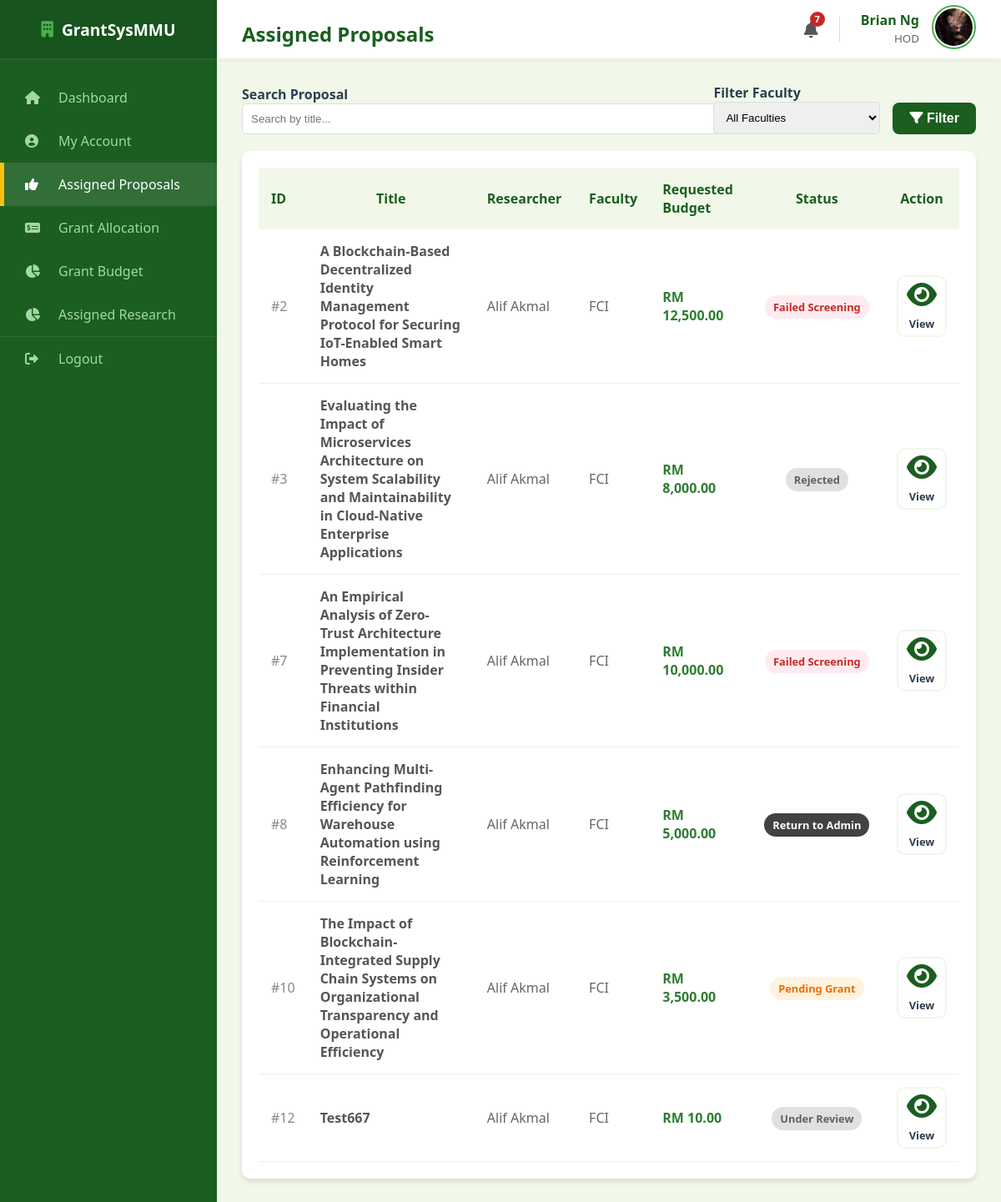
/hod/proposals (signed in), run on an earlier commit of the app's database.
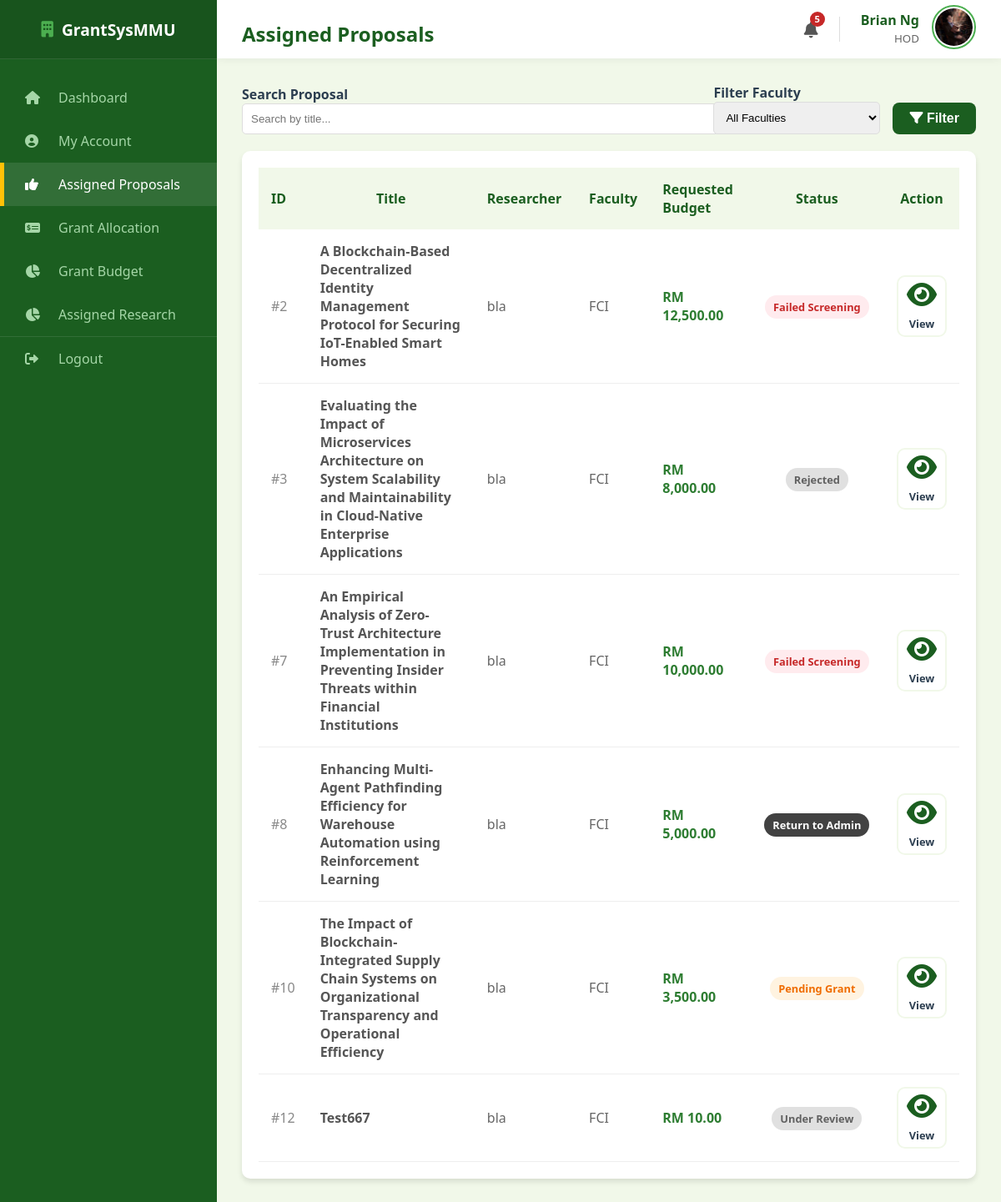
And on a later commit of the database.
### models.py (models this page shows, shortened)
class Proposal(db.Model):
    __tablename__ = "proposal"
    proposal_id = db.Column(db.Integer, primary_key=True)
    title = db.Column(db.String(255), nullable=False)
    research_area = db.Column(db.String(100), nullable=False, default="General")
    requested_budget = db.Column(db.Float, nullable=False)
    status = db.Column(db.String(30), nullable=False, default="Draft")
    submission_date = db.Column(db.Date, default=malaysia_now)
    document_file = db.Column(db.String(100), nullable=True)
    review_score = db.Column(db.Integer, nullable=True)
    review_feedback = db.Column(db.Text, nullable=True)
    review_draft = db.Column(db.Text, nullable=True)
    researcher_id = db.Column(
        db.Integer, db.ForeignKey("researcher.researcher_id"), nullable=False
    )
    cycle_id = db.Column(
        db.Integer, db.ForeignKey("grant_cycle.cycle_id"), nullable=False
    )
    assigned_reviewer_id = db.Column(
        db.Integer, db.ForeignKey("reviewer.reviewer_id"), nullable=True
    )
    assigned_hod_id = db.Column(db.Integer, db.ForeignKey("hod.hod_id"), nullable=True)
    reviewer = db.relationship("Reviewer", foreign_keys=[assigned_reviewer_id])
    hod = db.relationship("HOD", foreign_keys=[assigned_hod_id])
    deadlines = db.relationship(
        "Deadline", backref="proposal", cascade="all, delete-orphan"
    )

class User(db.Model):
    __tablename__ = "user"
    mmu_id = db.Column(db.String(15), primary_key=True)
    name = db.Column(db.String(150), nullable=False)
    email = db.Column(db.String(100), unique=True, nullable=False)
    password = db.Column(db.String(100), nullable=False)
    faculty = db.Column(db.String(100), nullable=False)
    user_role = db.Column(db.String(25), nullable=False)
    profile_image = db.Column(db.String(20), nullable=False, default="default.jpg")
    phone_number = db.Column(db.String(20), nullable=True)
    admin_profile = db.relationship(
        "Admin", backref="user_info", uselist=False, cascade="all, delete-orphan"
    )
    researcher_profile = db.relationship(
        "Researcher", backref="user_info", uselist=False, cascade="all, delete-orphan"
    )
    reviewer_profile = db.relationship(
        "Reviewer", backref="user_info", uselist=False, cascade="all, delete-orphan"
    )
    hod_profile = db.relationship(
        "HOD", backref="user_info", uselist=False, cascade="all, delete-orphan"
    )

### routes/hod_routes.py (the view)
@hod_bp.route("/hod/proposals")
def hod_assigned_proposals():
    if session.get("role") != "HOD":
        return redirect(url_for("hod.hod_login"))
    current_hod = HOD.query.filter_by(mmu_id=session["user_id"]).first()
    search_query = request.args.get("search", "")
    filter_faculty = request.args.get("faculty", "")
    page = request.args.get("page", 1, type=int)
    per_page = 8
    query = (
        Proposal.query.filter(
            Proposal.assigned_hod_id == current_hod.hod_id,
            ~Proposal.status.in_(["Approved", "Completed", "Terminated"]),
        )
        .join(Researcher)
        .join(User)
    )
    if search_query:
        query = query.filter(Proposal.title.ilike(f"%{search_query}%"))
    if filter_faculty:
        query = query.filter(User.faculty == filter_faculty)
    pagination = query.paginate(page=page, per_page=per_page, error_out=False)
    return render_template(
        "hod_assigned_proposals.html",
        proposals=pagination.items,
        pagination=pagination,
        user=User.query.get(session["user_id"]),
        faculties=Faculty.query.all(),
    )

### main.py (called while the page is built)
@app.context_processor
def inject_notifications():
    if "user_id" in session:
        unread = Notification.query.filter_by(recipient_id=session["user_id"], is_read=False).count()
        return dict(unread_notifications=unread)
    return dict(unread_notifications=0)

### templates/hod_assigned_proposals.html (shortened to what the changed rows need)
<!DOCTYPE html>
<html lang="en">
<head>
    <link rel="stylesheet" type="text/css" href="{{ url_for('static', filename='style.css') }}">
    <link rel="stylesheet" href="https://cdnjs.cloudflare.com/ajax/libs/font-awesome/6.0.0/css/all.min.css">
</head>
<body>
    <div class="dashboard-container">
        <div class="main-content">
            <div class="top-bar">
                <h2>Assigned Proposals</h2>
                <div style="display: flex; align-items: center; gap: 25px;">
                    <a href="{{ url_for('auth.view_notifications') }}"
                        style="position: relative; color: #555; font-size: 1.2rem; text-decoration: none;">
                        <i class="fas fa-bell"></i>
                        {% if unread_notifications > 0 %}
                        <span
                            style="position: absolute; top: -8px; right: -8px; background: #c62828; color: white; border-radius: 50%; width: 18px; height: 18px; font-size: 0.7rem; display: flex; align-items: center; justify-content: center; font-weight: bold;">
                            {{ unread_notifications }}
                        </span>
                        {% endif %}
                    </a>
                </div>
            </div>
            <div class="content-wrapper">
                <div class="table-card">
                    <table style="width: 100%; border-collapse: collapse;">
                        <thead>
                            <tr style="background: #f1f8e9; color: #1b5e20;">
                                <th style="padding: 15px; width:5%; text-align: left;">ID</th>
                                <th style="padding: 15px; width:30%; text-align: center;">Title</th>
                                <th style="padding: 15px; width:15%; text-align: left;">Researcher</th>
                                <th style="padding: 15px; width:5%; text-align: left;">Faculty</th>
                                <th style="padding: 15px; width:15%; text-align: left;">Requested Budget</th>
                                <th style="padding: 15px; width:20%; text-align: center;">Status</th>
                                <th style="padding: 15px; width:10%; text-align: center;">Action</th>
                            </tr>
                        </thead>
                        <tbody>
                            {% for p in proposals %}
                            <tr style="border-bottom: 1px solid #eee;">
                                <td style="padding: 15px; color: #888;">#{{ p.proposal_id }}</td>
                                <td style="padding: 15px; font-weight: bold; color: #555;">{{ p.title }}</td>
                                <td style="padding: 15px; color: #666;">{{ p.researcher.user_info.name }}</td>
                                <td style="padding: 15px; color: #666;">{{ p.researcher.user_info.faculty }}</td>
                                <td style="padding: 15px; font-weight: bold; color: #2e7d32;">RM {{ "{:,.2f}".format(p.requested_budget) }}</td>
                                <td style="padding: 15px; text-align: center;">
                                    <span style="
                                        white-space: nowrap;
                                        padding: 5px 10px; border-radius: 15px; font-size: 0.8rem; font-weight: bold;
                                        {% if p.status == 'Passed Screening' %}
                                            background: #e3f2fd; color: #1565c0;
                                        {% elif p.status == 'Failed Screening' %}
                                            background: #ffebee; color: #c62828;
                                        {% elif p.status == 'Return for Reassignment' %}
                                            background:#424242; color:#fff;
                                        {% elif p.status == 'Pending HOD Approval' %}
                                            background:#d8bfd8; color:#50404d;
                                        {% elif p.status == 'Pending Grant' %}
                                            background:#fff3e0; color:#ef6c00;
                                        {% elif p.status == 'Approved' %}
                                            background:#e8f5e9; color:#2e7d32;
                                        {% else %}
                                            background:#e0e0e0; color:#616161;
                                        {% endif %}
                                    ">
                                        {% if p.status == 'Return for Reassignment' %}
                                            Return to Admin
                                        {% else %}
                                            {{ p.status }}
                                        {% endif %}
                                    </span>
                                </td>
                                <td style="padding: 15px; text-align: center;">
                                    <a href="{{ url_for('hod.hod_view_proposal', proposal_id=p.proposal_id) }}"
                                        class="btn-outline" style="padding: 5px 10px; font-size: 0.8rem;">
                                        <i class="fas fa-eye"></i> View
                                    </a>
                                </td>
                            </tr>
                            {% else %}
                            <tr>
                                <td colspan="7" style="padding: 20px; text-align: center; color: #777;">No proposals assigned to you yet.</td>
                            </tr>
                            {% endfor %}
                        </tbody>
                    </table>
                </div>
            </div>
        </div>
    </div>
</body>
</html>

What changed in the data, as far as the page shows it:
changed through a linked row, Proposal id 2: researcher.user_info.name "Alif Akmal" → "bla"
changed through a linked row, Proposal "Rejected": researcher.user_info.name "Alif Akmal" → "bla"
changed through a linked row, Proposal id 7: researcher.user_info.name "Alif Akmal" → "bla"
changed through a linked row, Proposal id 8: researcher.user_info.name "Alif Akmal" → "bla"
changed through a linked row, Proposal "Pending Grant": researcher.user_info.name "Alif Akmal" → "bla"
changed through a linked row, Proposal "Test667": researcher.user_info.name "Alif Akmal" → "bla"
Also different on the page:
{{ unread_notifications }}: "7" → "5"
